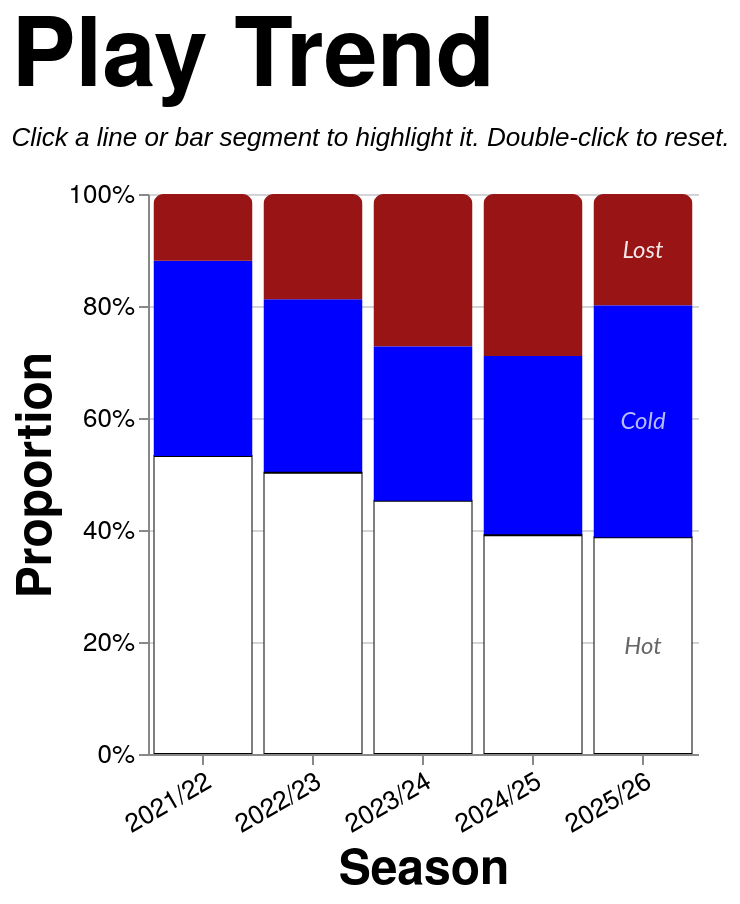

The specification (Vega-Lite) saved for this image:
### Vega-Lite specification from a JSON file in a GitHub repository (floating-point values rounded to 4 significant figures; data arrays with more than 128 entries replaced by an {"elided": "..."} marker saying what was removed)
{"config": {"axis": {"labelFont": "PT Sans Narrow, Helvetica Neue, Helvetica, Arial, sans-serif", "titleFont": "PT Sans Narrow, Helvetica Neue, Helvetica, Arial, sans-serif", "labelFontSize": 13, "titleFontSize": 24, "gridColor": "#202947", "gridOpacity": 0.2, "zindex": 1}, "text": {"font": "Lato, sans-serif"}, "bar": {"cornerRadiusEnd": 5}, "header": {"labelFont": "PT Sans Narrow, Helvetica Neue, Helvetica, Arial, sans-serif", "titleFont": "PT Sans Narrow, Helvetica Neue, Helvetica, Arial, sans-serif", "labelFontSize": 24, "titleFontSize": 28, "labelFontWeight": "bold", "orient": "left"}, "legend": {"labelFont": "PT Sans Narrow, Helvetica Neue, Helvetica, Arial, sans-serif", "titleFont": "PT Sans Narrow, Helvetica Neue, Helvetica, Arial, sans-serif", "labelFontSize": 14, "titleFontSize": 16, "titlePadding": 5, "fillColor": "white", "strokeColor": "black", "padding": 10, "titleFontWeight": "lighter", "titleFontStyle": "italic", "titleColor": "gray", "offset": 10}, "title": {"font": "PT Sans Narrow, Helvetica Neue, Helvetica, Arial, sans-serif", "fontSize": 48, "fontWeight": "bold", "anchor": "start", "align": "center", "titlePadding": 20, "subtitlePadding": 10, "subtitleFontSize": 13, "subtitleColor": "", "subtitleFontStyle": "italic", "offset": 15, "color": "black"}, "axisX": {"labelAngle": 0}, "facet": {"title": null, "header": null, "align": {"row": "each", "column": "each"}}, "resolve": {"scale": {"y": "independent", "facet": "independent"}}, "background": "transparent", "scale": {"offsetBandPaddingOuter": 0.2, "offsetBandPaddingInner": 0.1}, "view": {"stroke": null, "background": "transparent"}}, "layer": [{"mark": {"type": "bar", "opacity": 0.85}, "encoding": {"color": {"field": "play", "legend": null, "scale": {"domain": ["Hot", "Cold", "Lost"], "range": ["white", "blue", "#991515"]}, "sort": ["Hot", "Cold", "Lost"], "type": "nominal"}, "opacity": {"condition": {"param": "param_14", "value": 1.0, "empty": true}, "value": 0.2}, "order": {"field": "stack_order", "sort": "ascending", "type": "quantitative"}, "stroke": {"field": "play", "legend": null, "scale": {"domain": ["Hot", "Cold", "Lost"], "range": ["black", "transparent", "transparent"]}, "type": "nominal"}, "tooltip": [{"field": "season", "title": "Season", "type": "nominal"}, {"field": "play", "title": "Play", "type": "nominal"}, {"field": "attempts", "format": ",.0f", "title": "Attempts", "type": "quantitative"}], "x": {"axis": {"labelAngle": -30}, "field": "season", "sort": ["2021/22", "2022/23", "2023/24", "2024/25", "2025/26"], "title": "Season", "type": "nominal"}, "y": {"axis": {"format": "%", "orient": "left"}, "field": "attempts", "stack": "normalize", "title": "Proportion", "type": "quantitative"}}, "name": "view_14", "transform": [{"filter": "(loSquad == 'All' || datum.squad == loSquad) && (loGameType == 'All' || (loGameType == 'League + Cup' && (datum.game_type == 'League' || datum.game_type == 'Cup')) || (loGameType == 'League only' && datum.game_type == 'League') || datum.game_type == loGameType) && (loThrower == 'All' || datum.thrower == loThrower) && (loJumper == 'All' || datum.jumper == loJumper) && (loArea == 'All' || datum.area == loArea) && (loNumbers == 'All' || datum.numbers == loNumbers)"}, {"aggregate": [{"op": "count", "as": "attempts"}, {"op": "sum", "field": "won", "as": "won"}], "groupby": ["season", "play"]}, {"calculate": "datum.play == 'Hot' ? 0 : datum.play == 'Cold' ? 1 : datum.play == 'Lost' ? 2 : 999", "as": "stack_order"}]}, {"mark": {"type": "text", "align": "center", "baseline": "middle", "fontSize": 12, "fontStyle": "italic"}, "encoding": {"color": {"field": "text_label_color", "legend": null, "scale": null, "type": "nominal"}, "opacity": {"condition": {"param": "param_14", "value": 0.9, "empty": true}, "value": 0.3}, "text": {"field": "play", "type": "nominal"}, "x": {"axis": {"labelAngle": -30}, "field": "season", "sort": ["2021/22", "2022/23", "2023/24", "2024/25", "2025/26"], "title": "Season", "type": "nominal"}, "y": {"field": "mid_y", "scale": {"domain": [0, 1]}, "type": "quantitative"}}, "transform": [{"filter": "(loSquad == 'All' || datum.squad == loSquad) && (loGameType == 'All' || (loGameType == 'League + Cup' && (datum.game_type == 'League' || datum.game_type == 'Cup')) || (loGameType == 'League only' && datum.game_type == 'League') || datum.game_type == loGameType) && (loThrower == 'All' || datum.thrower == loThrower) && (loJumper == 'All' || datum.jumper == loJumper) && (loArea == 'All' || datum.area == loArea) && (loNumbers == 'All' || datum.numbers == loNumbers)"}, {"aggregate": [{"op": "count", "as": "attempts"}, {"op": "sum", "field": "won", "as": "won"}], "groupby": ["season", "play"]}, {"calculate": "datum.play == 'Hot' ? 0 : datum.play == 'Cold' ? 1 : datum.play == 'Lost' ? 2 : 999", "as": "stack_order"}, {"joinaggregate": [{"op": "sum", "field": "attempts", "as": "season_total"}], "groupby": ["season"]}, {"calculate": "datum.attempts / datum.season_total", "as": "proportion"}, {"window": [{"op": "sum", "field": "proportion", "as": "cum_prop"}], "frame": [null, 0], "groupby": ["season"], "sort": [{"field": "stack_order", "order": "ascending"}]}, {"calculate": "datum.cum_prop - datum.proportion / 2", "as": "mid_y"}, {"calculate": "datum.play == 'Hot' ? '#555555' : datum.play == 'Cold' ? '#ccd0ff' : datum.play == 'Lost' ? 'white' : 'black'", "as": "text_label_color"}, {"calculate": "toNumber(split(datum.season, '/')[0])", "as": "season_order_num"}, {"window": [{"op": "row_number", "field": "", "as": "season_rank"}], "groupby": ["play"], "sort": [{"field": "season_order_num", "order": "descending"}]}, {"filter": "datum.season_rank == 1"}]}], "data": {"name": "data-6b9778bc6709336b9d08c793896102b2"}, "height": 280, "params": [{"name": "loSquad", "value": "All"}, {"name": "loSeason", "value": "All"}, {"name": "loGameType", "value": "All"}, {"name": "loThrower", "value": "All"}, {"name": "loJumper", "value": "All"}, {"name": "loArea", "value": "All"}, {"name": "loNumbers", "value": "All"}, {"name": "param_14", "select": {"type": "point", "clear": "dblclick", "fields": ["play"], "on": "click"}, "views": ["view_14"]}], "title": {"text": "Play Trend", "subtitle": "Click a line or bar segment to highlight it. Double-click to reset."}, "width": {"step": 55}, "$schema": "https://vega.github.io/schema/vega-lite/v5.20.1.json", "datasets": {"data-6b9778bc6709336b9d08c793896102b2": {"elided": "1291 records"}}}
